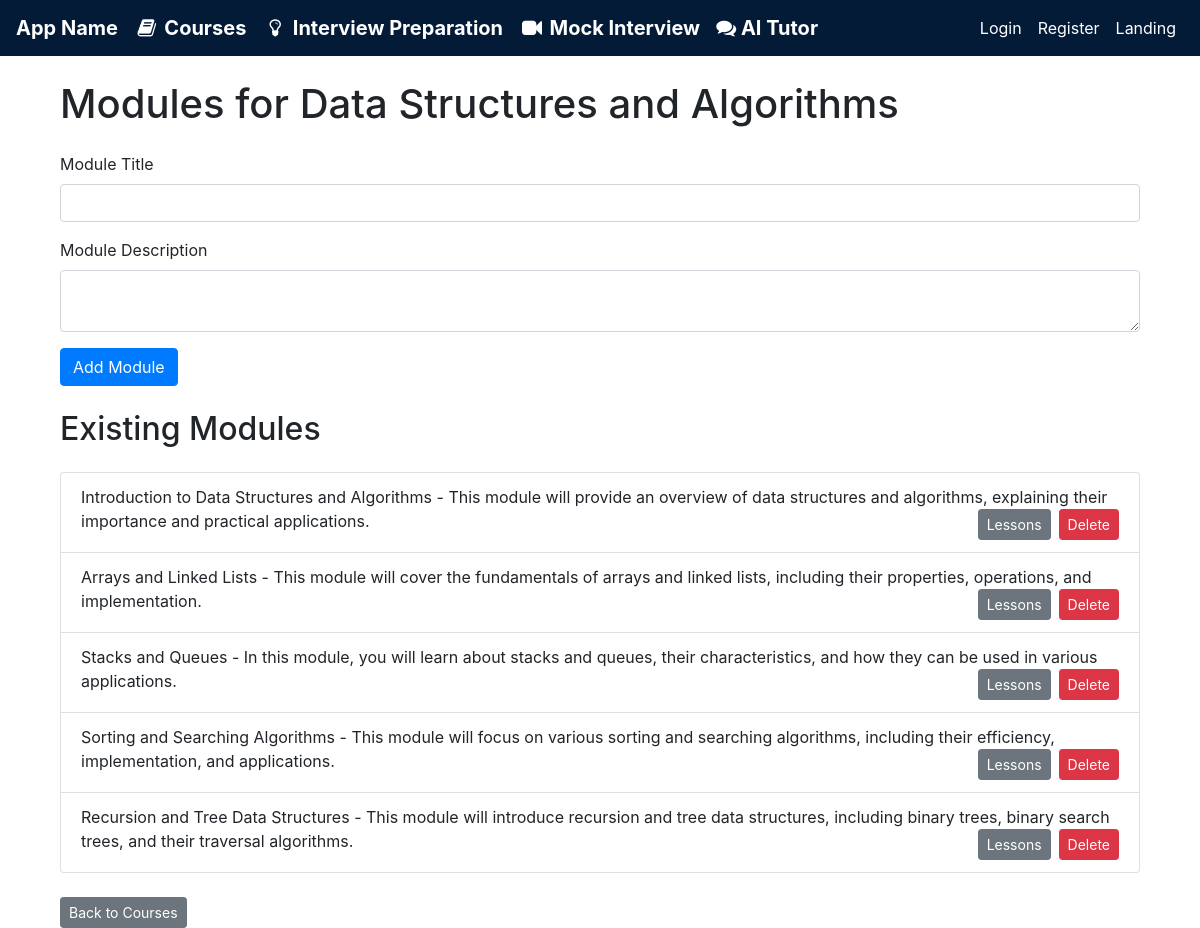
Page /courses/1/modules on the committed database.
### models.py (models this page shows, shortened)
class Course(db.Model):
    __tablename__ = 'courses'
    id = db.Column(db.Integer, primary_key=True)
    title = db.Column(db.String(50), nullable=False, unique=True)
    description = db.Column(db.String(250), nullable=False, unique=True)
    created_at = db.Column(db.DateTime, default=datetime.utcnow)
    modules = db.relationship('Module', backref='course', lazy=True, cascade="all, delete-orphan")
    enrolled = db.Column(db.Boolean, default=False)
    completed = db.Column(db.Boolean, default=False)  # Tracking course completion
    completed_at = db.Column(db.DateTime, nullable=True)  # For tracking date of course completion
    user_id = db.Column(db.Integer, db.ForeignKey('user.id'), nullable=False)
    quizzes = db.relationship('Quiz', backref='course', lazy=True)

class Module(db.Model):
    __tablename__ = 'modules'
    id = db.Column(db.Integer, primary_key=True)
    title = db.Column(db.String(50), nullable=False, unique=True)
    description = db.Column(db.String(250), nullable=False, unique=True)
    created_at = db.Column(db.DateTime, default=datetime.utcnow)
    course_id = db.Column(db.Integer, db.ForeignKey('courses.id'), nullable=False)
    lessons = db.relationship('Lesson', backref='module', lazy=True, cascade="all, delete-orphan")

### app.py (the view, shortened to what this page needs)
@app.route('/courses/<int:course_id>/modules', methods=['GET', 'POST'])
def manage_modules(course_id):
    course = Course.query.get(course_id)
    modules = Module.query.filter_by(course_id=course_id).all()
    return render_template('modules.html', course=course, modules=modules)

### templates/modules.html (shortened to what this page needs)
{% extends "base.html" %}
{% block content %}
<div class="container">
    <h1 class="my-4">Modules for {{ course.title }}</h1>
    <form method="POST">
        <div class="form-group">
            <label for="title">Module Title</label>
            <input type="text" class="form-control" id="title" name="title" required>
        </div>
        <div class="form-group">
            <label for="description">Module Description</label>
            <textarea class="form-control" id="description" name="description" required></textarea>
        </div>
        <button type="submit" class="btn btn-primary">Add Module</button>
    </form>
    <h2 class="my-4">Existing Modules</h2>
    <ul class="list-group">
        {% for module in modules %}
        <li class="list-group-item">
            {{ module.title }} - {{ module.description }}
            <form action="{{ url_for('delete_module', module_id=module.id) }}" method="POST" class="float-right">
                <button type="submit" class="btn btn-danger btn-sm">Delete</button>
            </form>
            <a href="{{ url_for('manage_lessons', module_id=module.id) }}" class="btn btn-secondary btn-sm float-right mr-2">Lessons</a>
        </li>
        {% endfor %}
    </ul>
    <a href="{{ url_for('manage_courses') }}" class="btn btn-secondary btn-sm mt-4">Back to Courses</a>
</div>
{% endblock %}

### templates/base.html (shortened to what this page needs)
<!DOCTYPE html>
<html lang="en">
  <head>
    <link
      rel="stylesheet"
      href="{{ url_for('static', filename='styles.css') }}"
    />
    <link
      rel="stylesheet"
      href="https://stackpath.bootstrapcdn.com/bootstrap/4.5.2/css/bootstrap.min.css"
    />
  </head>
  <body>
    <nav class="navbar navbar-expand-lg navbar-dark">
      <a class="navbar-brand" href="{{ url_for('home') }}">App Name</a>
      <link
        rel="stylesheet"
        href="https://cdnjs.cloudflare.com/ajax/libs/font-awesome/4.7.0/css/font-awesome.min.css"
      />
      <a href="{{ url_for('manage_courses') }}" class="navbar-brand"
        ><i class="fa fa-fw fa-book"></i> Courses</a
      >
      <a href="#" class="navbar-brand"
        ><i class="fa fa-fw fa-lightbulb-o"></i> Interview Preparation</a
      >
      <a href="#" class="navbar-brand"
        ><i class="fa fa-fw fa-video-camera"></i> Mock Interview</a
      >
      <a href="{{ url_for('chat') }}" class="navbar-brand"
        ><i class="fa fa-comments"></i> AI Tutor</a
      >
      <div class="collapse navbar-collapse" id="navbarNav">
        <ul class="navbar-nav ml-auto">
          {% if current_user.is_authenticated %}
          <li class="nav-item">
            <a class="nav-link" href="{{ url_for('logout') }}">Logout</a>
          </li>
          {% else %}
          <li class="nav-item">
            <a class="nav-link" href="{{ url_for('login') }}">Login</a>
          </li>
          <li class="nav-item">
            <a class="nav-link" href="{{ url_for('register') }}">Register</a>
          </li>
          <li class="nav-item">
            <a class="nav-link" href="{{ url_for('landing') }}">Landing</a>
          </li>
          {% endif %}
        </ul>
      </div>
    </nav>
    <div class="container mt-4">
      {% block content %}{% endblock %}
    </div>
  </body>
</html>

### static/styles.css (style rules this page uses)
.navbar { background-color: #041b37; }
.navbar-nav .nav-link { color: white !important; }
a.navbar-brand { font-weight: bold; }
button { padding: 10px 20px; background-color: #007bff; color: white; border: none; border-radius: 0 0 10px 0; }

### rows in the picture
Course: title "Data Structures and Algorithms"
Module: title "Introduction to Data Structures and Algorithms", description "This module will provide an overview of data structures and algorithms, explaining their importance and practical applications."
Module: title "Arrays and Linked Lists", description "This module will cover the fundamentals of arrays and linked lists, including their properties, operations, and implementation."
Module: title "Stacks and Queues", description "In this module, you will learn about stacks and queues, their characteristics, and how they can be used in various applications."
Module: title "Sorting and Searching Algorithms", description "This module will focus on various sorting and searching algorithms, including their efficiency, implementation, and applications."
Module: title "Recursion and Tree Data Structures", description "This module will introduce recursion and tree data structures, including binary trees, binary search trees, and their traversal algorithms."
